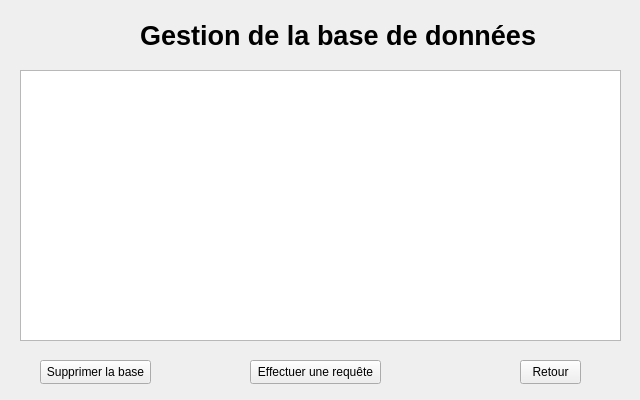
<?xml version="1.0" encoding="UTF-8"?>
<ui version="4.0">
 <class>ManageDatabase</class>
 <widget class="QWidget" name="ManageDatabase">
  <property name="geometry">
   <rect>
    <x>0</x>
    <y>0</y>
    <width>640</width>
    <height>400</height>
   </rect>
  </property>
  <property name="windowTitle">
   <string>Form</string>
  </property>
  <widget class="QLabel" name="label">
   <property name="geometry">
    <rect>
     <x>140</x>
     <y>20</y>
     <width>401</width>
     <height>31</height>
    </rect>
   </property>
   <property name="font">
    <font>
     <pointsize>20</pointsize>
     <bold>true</bold>
    </font>
   </property>
   <property name="text">
    <string>Gestion de la base de données</string>
   </property>
  </widget>
  <widget class="QTableView" name="tableView">
   <property name="geometry">
    <rect>
     <x>20</x>
     <y>70</y>
     <width>601</width>
     <height>271</height>
    </rect>
   </property>
  </widget>
  <widget class="QPushButton" name="supprimerBasePushButton">
   <property name="geometry">
    <rect>
     <x>40</x>
     <y>360</y>
     <width>111</width>
     <height>24</height>
    </rect>
   </property>
   <property name="text">
    <string>Supprimer la base</string>
   </property>
  </widget>
  <widget class="QPushButton" name="effectuerRequetePushButton">
   <property name="geometry">
    <rect>
     <x>250</x>
     <y>360</y>
     <width>131</width>
     <height>24</height>
    </rect>
   </property>
   <property name="text">
    <string>Effectuer une requête</string>
   </property>
  </widget>
  <widget class="QPushButton" name="retourPushButton">
   <property name="geometry">
    <rect>
     <x>520</x>
     <y>360</y>
     <width>61</width>
     <height>24</height>
    </rect>
   </property>
   <property name="text">
    <string>Retour</string>
   </property>
  </widget>
 </widget>
 <resources/>
 <connections/>
</ui>
